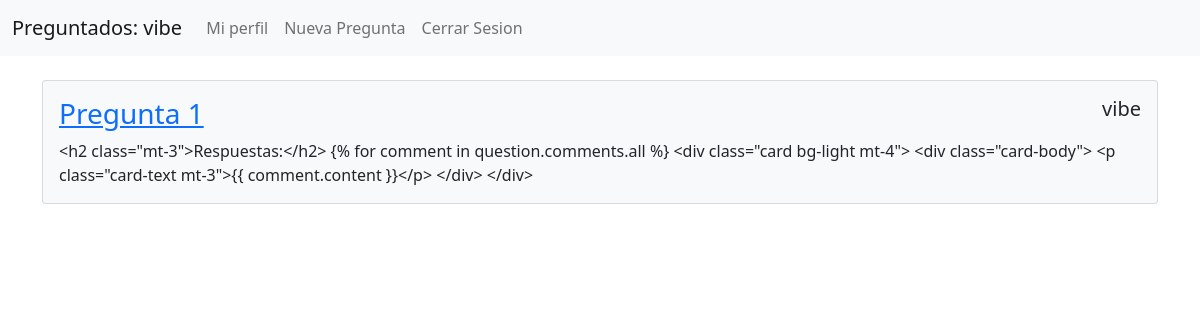
Before: / (signed in) with the older database file.
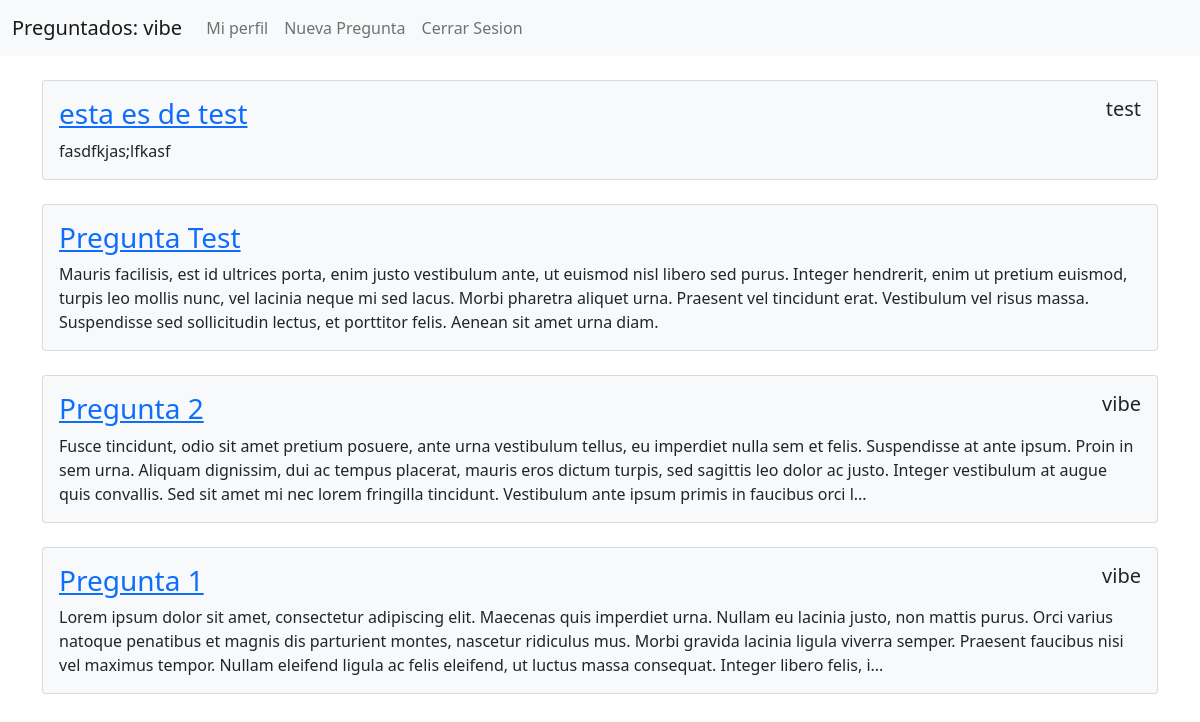
After: the same page with the newer database file.
### users/models.py (models this page shows)
class PreguntadosUser(AbstractUser):
    about_me = models.CharField(max_length=255, blank=True, null=True)
    avatar = models.ImageField(blank=True)

### questions/models.py (models this page shows, shortened)
class Question(models.Model):
    title = models.CharField(max_length=255)
    content = models.TextField()
    author = models.ForeignKey(settings.AUTH_USER_MODEL, on_delete=models.SET_NULL, null=True)
    created_at = models.DateTimeField(auto_now_add=True)
    updated_at = models.DateTimeField(auto_now=True)

### questions/views.py (the view)
# urls.py: path('', HomeView.as_view(), name='home-view'),
class HomeView(LoginRequiredMixin, View):
    template_name = 'questions/home.html'
    def get_context(self):
        asks = Question.objects.all().order_by('-created_at')
        context = {
            'asks': asks,
        }
        return context
    def get(self, request, *args, **kwargs):
        return render(request, self.template_name, self.get_context())

### templates/questions/home.html (shortened to what this page needs)
{% extends 'base/master.html' %}
{% block content %}
{% for ask in asks %}
<div class="card bg-light mt-4">
    <div class="card-body">
        <div class="d-flex justify-content-between">
            <a href="{% url 'question-detail' ask.id %}">
                <h3 class="card-title">
                    {{ ask.title }}
                </h3>
            </a>
            <h5 class="card-title">
                {{ ask.author|default_if_none:"" }}
            </h5>
        </div>
        <p class="card-text">{{ ask.content|truncatechars:400 }}</p>
    </div>
</div>
{% endfor %}
{% endblock %}

### templates/base/master.html (shortened to what this page needs)
<!DOCTYPE html>
<html lang="en">
<head>
    <link href="https://cdn.jsdelivr.net/npm/bootstrap@5.1.1/dist/css/bootstrap.min.css" rel="stylesheet">
</head>
<body>
    <nav class="navbar navbar-expand-lg navbar-light bg-light">
        <div class="container-fluid">
          <a class="navbar-brand" href="{% url 'home-view' %}">Preguntados: {{ user.username }}</a>
          <div class="collapse navbar-collapse" id="navbarNav">
            <ul class="navbar-nav">
              <li class="nav-item">
                <a class="nav-link" href="{% url 'my_asks-view' %}">Mi perfil</a>
              </li>
              <li class="nav-item">
                <a class="nav-link" href="{% url 'question-create' %}">Nueva Pregunta</a>
              </li>
              <li class="nav-item">
                <a class="nav-link" href="{% url 'logout-view' %}">Cerrar Sesion</a>
              </li>
            </ul>
          </div>
        </div>
    </nav>
    <div class='container'>
        {% block content %}
        {% endblock %}
    </div>
</body>
</html>

Changed rows visible on the page:
added Question: title "esta es de test", author "test", content "fasdfkjas;lfkasf"
added Question: title "Pregunta Test", content "Mauris facilisis, est id ultrices porta, enim justo vestibulum ante, ut euismod nisl libero sed purus. Integer hendrerit, enim ut pretium euismod, turpis leo mollis nunc, vel lacinia neque mi sed lacus. Morbi pharetra aliquet urna. Praesent vel tincidunt erat. Vestibulum vel risus massa. Suspendisse sed sollicitudin lectus, et porttitor felis. Aenean sit amet urna diam."
added Question: title "Pregunta 2", author "vibe", content "Fusce tincidunt, odio sit amet pretium posuere, ante urna vestibulum tellus, eu imperdiet nulla sem et felis. Suspendisse at ante ipsum. Proin in sem urna. Aliquam dignissim, dui ac tempus placerat, mauris eros dictum turpis, sed sagittis leo dolor ac justo. Integer vestibulum at augue quis convallis. Sed sit amet mi nec lorem fringilla tincidunt. Vestibulum ante ipsum primis in faucibus orci l..."
changed Question "Pregunta 1": content "<h2 class=\"mt-3\">Respuestas:</h2> {% for comment in question.comments.all %} <div class=\"card bg-light mt-4\"> <div class=\"card-body\"> <p class=\"card-text mt-3\">{{ comment.content }}</p> </div> </div>" → "Lorem ipsum dolor sit amet, consectetur adipiscing elit. Maecenas quis imperdiet urna. Nullam eu lacinia justo, non mattis purus. Orci varius natoque penatibus et magnis dis parturient montes, nascetur ridiculus mus. Morbi gravida lacinia ligula viverra semper. Praesent faucibus nisi vel maximus tempor. Nullam eleifend ligula ac felis eleifend, ut luctus massa consequat. Integer libero felis, i..."
